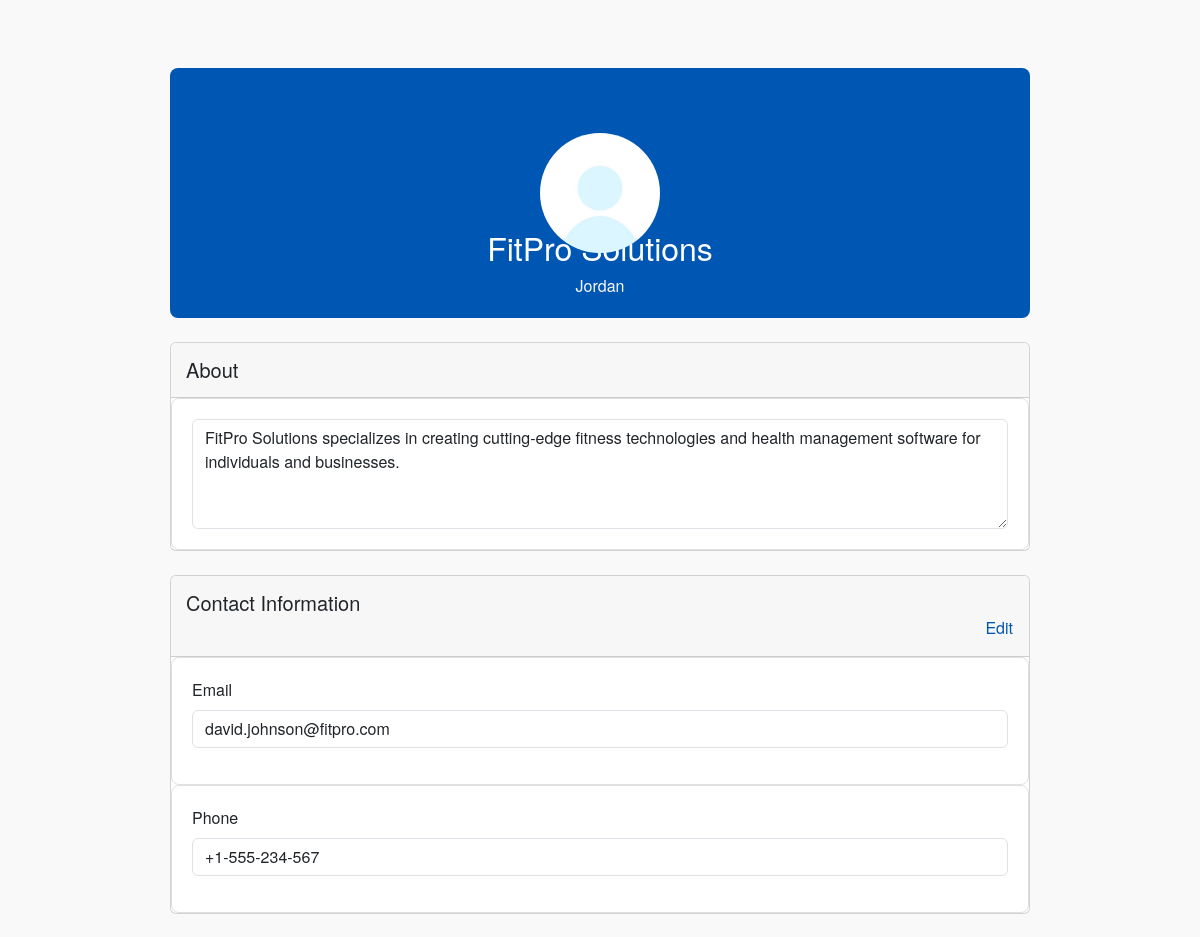
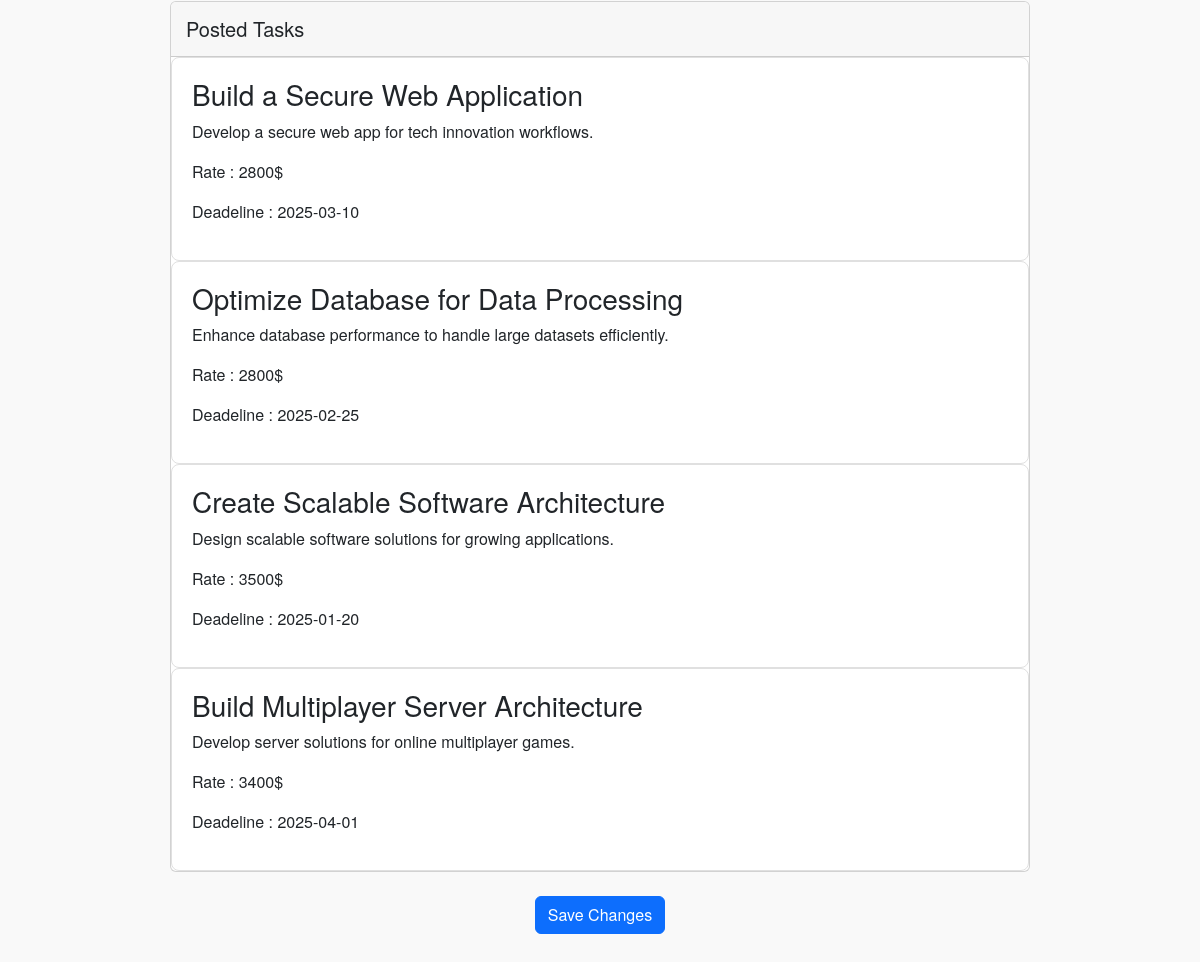
The app's page /profiles/orga/minepro.php?proid=3 (signed in) with its own data (2 pictures, top to bottom).
### tables this page shows
CREATE TABLE user (
    id INT(11) AUTO_INCREMENT PRIMARY KEY,
    name VARCHAR(25) NOT NULL,
    username VARCHAR(30) NOT NULL,
    email VARCHAR(30) NOT NULL,
    phone VARCHAR(100) NOT NULL,
    password VARCHAR(200) NOT NULL,
    country VARCHAR(30) NOT NULL,
    role INT(11) NOT NULL,
    link VARCHAR(500) NOT NULL,
    description TEXT NOT NULL,
    profilepic  VARCHAR(100) DEFAULT 'default.jpg',
    FOREIGN KEY (role) REFERENCES role(id) ON DELETE CASCADE ON UPDATE CASCADE
);

CREATE TABLE task (
    id INT(11) AUTO_INCREMENT PRIMARY KEY,
    name VARCHAR(100) NOT NULL,
    description TEXT NOT NULL,
    rate INT(11) NOT NULL,
    category_id INT(11) NOT NULL,
    company_id INT(11) NOT NULL,
    deadline DATE NOT NULL,
    FOREIGN KEY (category_id) REFERENCES categories(id) ON DELETE CASCADE ON UPDATE CASCADE,
    FOREIGN KEY (company_id) REFERENCES user(id) ON DELETE CASCADE ON UPDATE CASCADE
);

### profiles/orga/minepro.php (the view, shortened to what this page needs)
<link href="https://cdn.jsdelivr.net/npm/bootstrap@5.3.2/dist/css/bootstrap.min.css" rel="stylesheet">
<link rel="stylesheet" href="../profile.css">
<?php
if ($_SESSION['isLoggedin'] == 1) {
    if (isset($_GET['proid']) && !empty($_GET['proid'])) {
        require_once '../../connection.php';
        $id = $_GET['proid'];
        $query = "SELECT `id`, `name`, `username`, `email`, `phone`, `password`, `country`, `role`, `link`, `description`, `profilepic` FROM `user` WHERE id= $id";
        $res = $conn->query($query);
        if ($res->num_rows != 1) {
            header('location:../../home.php?=id' . $_SESSION['user_id']);
        } else {
            $row = $res->fetch_assoc();
        }
?>
        <div class="container mt-5">
            <div class="profile-header position-relative" style="height: 250px;">
                <div class="position-absolute top-50 start-50 translate-middle text-center edit-section">
                    <label for="profilePictureInput">
                    <img src="../../images/<?= $row['profilepic']; ?>" alt="Profile Picture" class="account-picture" style="width: 120px; height: 120px; border-radius: 50%; object-fit: cover;">
                    </label>
                </div>
                <div class="text-center mt-5 pt-5">
                    <h2 class="mt-4" id="fullName"><?= $row['name']; ?></h2>
                    <p class="mb-1 text-light"><i class="bi bi-geo-alt"></i> <span id="country"><?= $row['country']; ?></span></p>
                </div>
            </div>
            <div class="profile-content mt-4">
                <form id="editProfileForm" method="get">
                    <div class="card mb-4">
                        <div class="card-header">
                            <h5 class="mb-0">About</h5>
                        </div>
                        <div class="card-body">
                            <textarea class="form-control" name="description" id="bioInput" rows="4"><?= $row['description']; ?></textarea>
                        </div>
                    </div>
                    <div class="card mb-4">
                        <div class="card-header">
                            <h5 class="mb-0">Contact Information</h5>
                            <button type="button" class="btn btn-link p-0 float-end">Edit</button>
                        </div>
                        <div class="card-body">
                            <div class="mb-3">
                                <label for="emailInput" class="form-label">Email</label>
                                <input type="email" id="emailInput" name="email" class="form-control" value=<?= $row['email']; ?>>
                            </div>
                        </div>
                        <div class="card-body">
                            <div class="mb-3">
                                <label for="emailInput" class="form-label">Phone</label>
                                <input type="text" id="emailInput" name="phone" class="form-control" value=<?= $row['phone']; ?>>
                            </div>
                        </div>
                    </div>
                    <div class="card mb-4">
                        <div class="card-header">
                            <h5 class="mb-0">Posted Tasks</h5>
                        </div>
                        <?php
                        $taskquery = "SELECT `name`, `description`, `rate`, `deadline` FROM `task` WHERE company_id = $id";
                        $tasks = $conn->query($taskquery);
                        while ($row0 = $tasks->fetch_assoc()) {
                            $title = $row0['name'];
                            $des = $row0['description'];
                            $rate = $row0['rate'];
                            $date = $row0['deadline'];
                            echo '<div class="card-body">';
                            echo '<div class="mb-3">';
                            echo '<h3 class="card-title">' . $title . '</h3>';
                            echo '<p class="card-text"> ' . $des . '</p>';
                            echo '<p class="card-text">Rate : ' . $rate . '$</p>';
                            echo '<p class="card-text">Deadeline : ' . $date . '</p>';
                            echo ' </div>';
                            echo ' </div>';
                        }
                        ?>
                    </div>
                    <div class="text-center">
                        <button type="submit" class="btn btn-primary">Save Changes</button>
                    </div>
                </form>
            </div>
        </div>
<?php
    }
} else {
    header('location:../../index.php');
}
?>

### profiles/profile.css (style rules this page uses)
.profile-header { background-color: #0056b3; color: white; padding: 40px 20px; border-radius: 8px; text-align: center; position: relative; margin-bottom: 20px; }
.card-header { background-color: #f7f7f7; border-bottom: 1px solid #ccc; padding: 15px; }
.card-body { padding: 20px; background-color: #ffffff; border: 1px solid #e0e0e0; border-radius: 8px; }
.btn-link { color: #0056b3; text-decoration: none; }
.container { max-width: 900px; margin: auto; padding: 20px; }

### records on screen
user: profilepic (placeholder picture), name "FitPro Solutions…", country "Jordan", description "FitPro Solutions specializes in creating cutting-edge fitness technologies and health management software for individuals and businesses.", email "david.johnson@fitpro.com", phone "+1-555-234-567"
task: name "Build a Secure Web Application", description "Develop a secure web app for tech innovation workflows.", rate "2800", deadline "2025-03-10"
task: name "Optimize Database for Data Processing", description "Enhance database performance to handle large datasets efficiently.", rate "2800", deadline "2025-02-25"
task: name "Create Scalable Software Architecture", description "Design scalable software solutions for growing applications.", rate "3500", deadline "2025-01-20"
task: name "Build Multiplayer Server Architecture", description "Develop server solutions for online multiplayer games.", rate "3400", deadline "2025-04-01"
